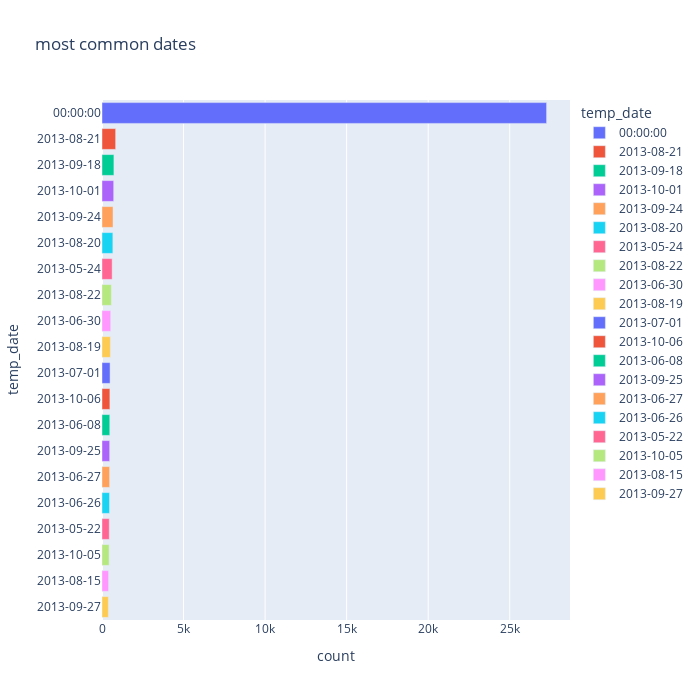

Notebook source saved alongside this figure:
### Code cell
fig = px.bar(temp, x="count", y="temp_date", title='most common dates', orientation='h', 
             width=700, height=700,color='temp_date')
fig.show()

### Figure 1 — Plotly figure (JSON) as saved in the notebook; plotly's stock layout.template omitted (floating-point values rounded to 4 significant figures)
{"data": [{"alignmentgroup": "True", "hovertemplate": "temp_date=%{y}<br>count=%{x}<extra></extra>", "legendgroup": "00:00:00", "marker": {"color": "#636efa"}, "name": "00:00:00", "offsetgroup": "00:00:00", "orientation": "h", "showlegend": true, "textposition": "auto", "type": "bar", "x": [27260], "xaxis": "x", "y": ["00:00:00"], "yaxis": "y"}, {"alignmentgroup": "True", "hovertemplate": "temp_date=%{y}<br>count=%{x}<extra></extra>", "legendgroup": "2013-08-21", "marker": {"color": "#EF553B"}, "name": "2013-08-21", "offsetgroup": "2013-08-21", "orientation": "h", "showlegend": true, "textposition": "auto", "type": "bar", "x": [837], "xaxis": "x", "y": ["2013-08-21"], "yaxis": "y"}, {"alignmentgroup": "True", "hovertemplate": "temp_date=%{y}<br>count=%{x}<extra></extra>", "legendgroup": "2013-09-18", "marker": {"color": "#00cc96"}, "name": "2013-09-18", "offsetgroup": "2013-09-18", "orientation": "h", "showlegend": true, "textposition": "auto", "type": "bar", "x": [730], "xaxis": "x", "y": ["2013-09-18"], "yaxis": "y"}, {"alignmentgroup": "True", "hovertemplate": "temp_date=%{y}<br>count=%{x}<extra></extra>", "legendgroup": "2013-10-01", "marker": {"color": "#ab63fa"}, "name": "2013-10-01", "offsetgroup": "2013-10-01", "orientation": "h", "showlegend": true, "textposition": "auto", "type": "bar", "x": [717], "xaxis": "x", "y": ["2013-10-01"], "yaxis": "y"}, {"alignmentgroup": "True", "hovertemplate": "temp_date=%{y}<br>count=%{x}<extra></extra>", "legendgroup": "2013-09-24", "marker": {"color": "#FFA15A"}, "name": "2013-09-24", "offsetgroup": "2013-09-24", "orientation": "h", "showlegend": true, "textposition": "auto", "type": "bar", "x": [677], "xaxis": "x", "y": ["2013-09-24"], "yaxis": "y"}, {"alignmentgroup": "True", "hovertemplate": "temp_date=%{y}<br>count=%{x}<extra></extra>", "legendgroup": "2013-08-20", "marker": {"color": "#19d3f3"}, "name": "2013-08-20", "offsetgroup": "2013-08-20", "orientation": "h", "showlegend": true, "textposition": "auto", "type": "bar", "x": [666], "xaxis": "x", "y": ["2013-08-20"], "yaxis": "y"}, {"alignmentgroup": "True", "hovertemplate": "temp_date=%{y}<br>count=%{x}<extra></extra>", "legendgroup": "2013-05-24", "marker": {"color": "#FF6692"}, "name": "2013-05-24", "offsetgroup": "2013-05-24", "orientation": "h", "showlegend": true, "textposition": "auto", "type": "bar", "x": [623], "xaxis": "x", "y": ["2013-05-24"], "yaxis": "y"}, {"alignmentgroup": "True", "hovertemplate": "temp_date=%{y}<br>count=%{x}<extra></extra>", "legendgroup": "2013-08-22", "marker": {"color": "#B6E880"}, "name": "2013-08-22", "offsetgroup": "2013-08-22", "orientation": "h", "showlegend": true, "textposition": "auto", "type": "bar", "x": [577], "xaxis": "x", "y": ["2013-08-22"], "yaxis": "y"}, {"alignmentgroup": "True", "hovertemplate": "temp_date=%{y}<br>count=%{x}<extra></extra>", "legendgroup": "2013-06-30", "marker": {"color": "#FF97FF"}, "name": "2013-06-30", "offsetgroup": "2013-06-30", "orientation": "h", "showlegend": true, "textposition": "auto", "type": "bar", "x": [534], "xaxis": "x", "y": ["2013-06-30"], "yaxis": "y"}, {"alignmentgroup": "True", "hovertemplate": "temp_date=%{y}<br>count=%{x}<extra></extra>", "legendgroup": "2013-08-19", "marker": {"color": "#FECB52"}, "name": "2013-08-19", "offsetgroup": "2013-08-19", "orientation": "h", "showlegend": true, "textposition": "auto", "type": "bar", "x": [516], "xaxis": "x", "y": ["2013-08-19"], "yaxis": "y"}, {"alignmentgroup": "True", "hovertemplate": "temp_date=%{y}<br>count=%{x}<extra></extra>", "legendgroup": "2013-07-01", "marker": {"color": "#636efa"}, "name": "2013-07-01", "offsetgroup": "2013-07-01", "orientation": "h", "showlegend": true, "textposition": "auto", "type": "bar", "x": [495], "xaxis": "x", "y": ["2013-07-01"], "yaxis": "y"}, {"alignmentgroup": "True", "hovertemplate": "temp_date=%{y}<br>count=%{x}<extra></extra>", "legendgroup": "2013-10-06", "marker": {"color": "#EF553B"}, "name": "2013-10-06", "offsetgroup": "2013-10-06", "orientation": "h", "showlegend": true, "textposition": "auto", "type": "bar", "x": [484], "xaxis": "x", "y": ["2013-10-06"], "yaxis": "y"}, {"alignmentgroup": "True", "hovertemplate": "temp_date=%{y}<br>count=%{x}<extra></extra>", "legendgroup": "2013-06-08", "marker": {"color": "#00cc96"}, "name": "2013-06-08", "offsetgroup": "2013-06-08", "orientation": "h", "showlegend": true, "textposition": "auto", "type": "bar", "x": [477], "xaxis": "x", "y": ["2013-06-08"], "yaxis": "y"}, {"alignmentgroup": "True", "hovertemplate": "temp_date=%{y}<br>count=%{x}<extra></extra>", "legendgroup": "2013-09-25", "marker": {"color": "#ab63fa"}, "name": "2013-09-25", "offsetgroup": "2013-09-25", "orientation": "h", "showlegend": true, "textposition": "auto", "type": "bar", "x": [471], "xaxis": "x", "y": ["2013-09-25"], "yaxis": "y"}, {"alignmentgroup": "True", "hovertemplate": "temp_date=%{y}<br>count=%{x}<extra></extra>", "legendgroup": "2013-06-27", "marker": {"color": "#FFA15A"}, "name": "2013-06-27", "offsetgroup": "2013-06-27", "orientation": "h", "showlegend": true, "textposition": "auto", "type": "bar", "x": [467], "xaxis": "x", "y": ["2013-06-27"], "yaxis": "y"}, {"alignmentgroup": "True", "hovertemplate": "temp_date=%{y}<br>count=%{x}<extra></extra>", "legendgroup": "2013-06-26", "marker": {"color": "#19d3f3"}, "name": "2013-06-26", "offsetgroup": "2013-06-26", "orientation": "h", "showlegend": true, "textposition": "auto", "type": "bar", "x": [461], "xaxis": "x", "y": ["2013-06-26"], "yaxis": "y"}, {"alignmentgroup": "True", "hovertemplate": "temp_date=%{y}<br>count=%{x}<extra></extra>", "legendgroup": "2013-05-22", "marker": {"color": "#FF6692"}, "name": "2013-05-22", "offsetgroup": "2013-05-22", "orientation": "h", "showlegend": true, "textposition": "auto", "type": "bar", "x": [445], "xaxis": "x", "y": ["2013-05-22"], "yaxis": "y"}, {"alignmentgroup": "True", "hovertemplate": "temp_date=%{y}<br>count=%{x}<extra></extra>", "legendgroup": "2013-10-05", "marker": {"color": "#B6E880"}, "name": "2013-10-05", "offsetgroup": "2013-10-05", "orientation": "h", "showlegend": true, "textposition": "auto", "type": "bar", "x": [436], "xaxis": "x", "y": ["2013-10-05"], "yaxis": "y"}, {"alignmentgroup": "True", "hovertemplate": "temp_date=%{y}<br>count=%{x}<extra></extra>", "legendgroup": "2013-08-15", "marker": {"color": "#FF97FF"}, "name": "2013-08-15", "offsetgroup": "2013-08-15", "orientation": "h", "showlegend": true, "textposition": "auto", "type": "bar", "x": [403], "xaxis": "x", "y": ["2013-08-15"], "yaxis": "y"}, {"alignmentgroup": "True", "hovertemplate": "temp_date=%{y}<br>count=%{x}<extra></extra>", "legendgroup": "2013-09-27", "marker": {"color": "#FECB52"}, "name": "2013-09-27", "offsetgroup": "2013-09-27", "orientation": "h", "showlegend": true, "textposition": "auto", "type": "bar", "x": [389], "xaxis": "x", "y": ["2013-09-27"], "yaxis": "y"}], "layout": {"barmode": "relative", "height": 700, "legend": {"title": {"text": "temp_date"}, "tracegroupgap": 0}, "title": {"text": "most common dates"}, "width": 700, "xaxis": {"anchor": "y", "domain": [0, 1], "title": {"text": "count"}}, "yaxis": {"anchor": "x", "categoryarray": ["2013-09-27", "2013-08-15", "2013-10-05", "2013-05-22", "2013-06-26", "2013-06-27", "2013-09-25", "2013-06-08", "2013-10-06", "2013-07-01", "2013-08-19", "2013-06-30", "2013-08-22", "2013-05-24", "2013-08-20", "2013-09-24", "2013-10-01", "2013-09-18", "2013-08-21", "00:00:00"], "categoryorder": "array", "domain": [0, 1], "title": {"text": "temp_date"}}}}
